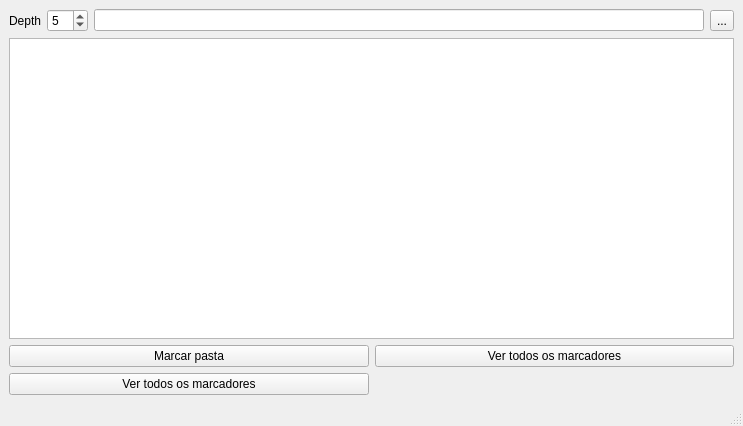
<?xml version="1.0" encoding="UTF-8"?>
<ui version="4.0">
 <class>MainWindow</class>
 <widget class="QMainWindow" name="MainWindow">
  <property name="geometry">
   <rect>
    <x>0</x>
    <y>0</y>
    <width>743</width>
    <height>426</height>
   </rect>
  </property>
  <property name="windowTitle">
   <string>Sinf Mark</string>
  </property>
  <widget class="QWidget" name="centralwidget">
   <layout class="QVBoxLayout" name="verticalLayout">
    <item>
     <layout class="QHBoxLayout" name="horizontalLayout">
      <item>
       <widget class="QLabel" name="label">
        <property name="text">
         <string>Depth</string>
        </property>
       </widget>
      </item>
      <item>
       <widget class="QSpinBox" name="spb_depth">
        <property name="minimum">
         <number>1</number>
        </property>
        <property name="value">
         <number>5</number>
        </property>
       </widget>
      </item>
      <item>
       <widget class="QLineEdit" name="led_folder">
        <property name="readOnly">
         <bool>true</bool>
        </property>
       </widget>
      </item>
      <item>
       <widget class="QToolButton" name="btn_choose_folder">
        <property name="text">
         <string>...</string>
        </property>
       </widget>
      </item>
     </layout>
    </item>
    <item>
     <widget class="QTableView" name="tbv_markers">
      <property name="alternatingRowColors">
       <bool>true</bool>
      </property>
      <property name="selectionBehavior">
       <enum>QAbstractItemView::SelectRows</enum>
      </property>
      <attribute name="horizontalHeaderStretchLastSection">
       <bool>true</bool>
      </attribute>
     </widget>
    </item>
    <item>
     <layout class="QGridLayout" name="gridLayout">
      <item row="0" column="0">
       <widget class="QPushButton" name="btn_scan_all_2">
        <property name="text">
         <string>Marcar pasta</string>
        </property>
       </widget>
      </item>
      <item row="1" column="0">
       <widget class="QPushButton" name="btn_scan_all">
        <property name="text">
         <string>Ver todos os marcadores</string>
        </property>
       </widget>
      </item>
      <item row="0" column="1">
       <widget class="QPushButton" name="btn_scan_all_3">
        <property name="text">
         <string>Ver todos os marcadores</string>
        </property>
       </widget>
      </item>
     </layout>
    </item>
    <item>
     <layout class="QHBoxLayout" name="horizontalLayout_2"/>
    </item>
   </layout>
  </widget>
  <widget class="QMenuBar" name="menubar">
   <property name="geometry">
    <rect>
     <x>0</x>
     <y>0</y>
     <width>743</width>
     <height>20</height>
    </rect>
   </property>
  </widget>
  <widget class="QStatusBar" name="statusbar"/>
 </widget>
 <resources/>
 <connections/>
</ui>
